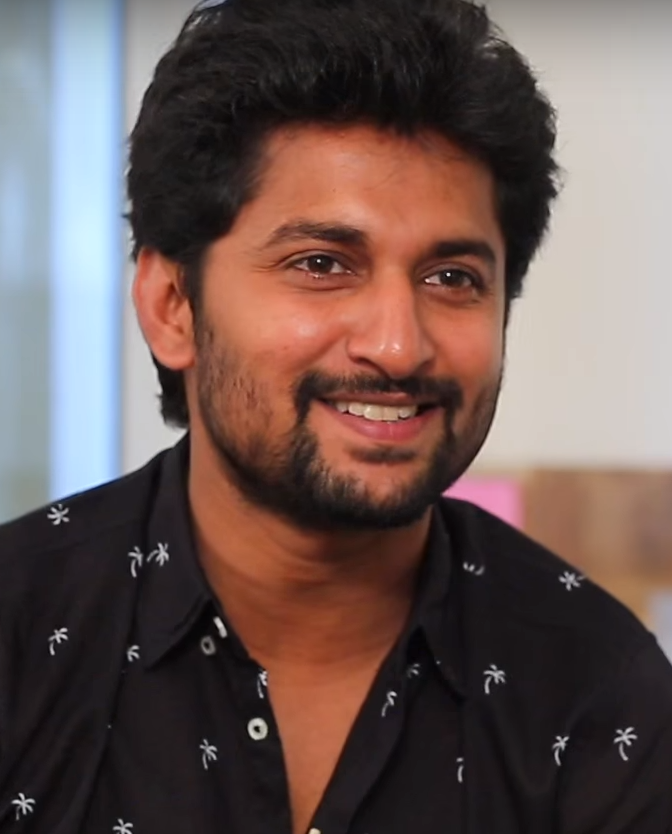
#> input picture lena.png, 672 x 834 px, found by its file name
$ python answer.py
#> lines starting #> are read from the running program, lines starting #| are printed output that depends on the picture; after the words box and inside, x2 and y2 are one past the last pixel; in counts of white or black regions, pixels touching at a corner belong together
import cv2

def nothing(x):
    pass

cv2.namedWindow('image')

cv2.createTrackbar('POS','image',10,400,nothing)
switch = 'ON OFF'
cv2.createTrackbar(switch,'image',0,1,nothing)
#> slider 'ON OFF' is set to 1

while True:

    img = cv2.imread("C:/Users/MY PC/OneDrive/Desktop/Train/Python/Computer Vision/lena.png",1)
#> img is the input picture: shape (834, 672, 3); mean B, G, R 84.5, 88.1, 107
    if cv2.waitKey(1) & 0xFF == 'q':
#> (key Esc is pressed here)
        break

    pos = cv2.getTrackbarPos('POS','image')
    s = cv2.getTrackbarPos(switch,'image')

    font = cv2.FONT_HERSHEY_SIMPLEX
    cv2.putText(img,str(pos),(50,100),font,3,(255,255,255),5,cv2.LINE_AA)
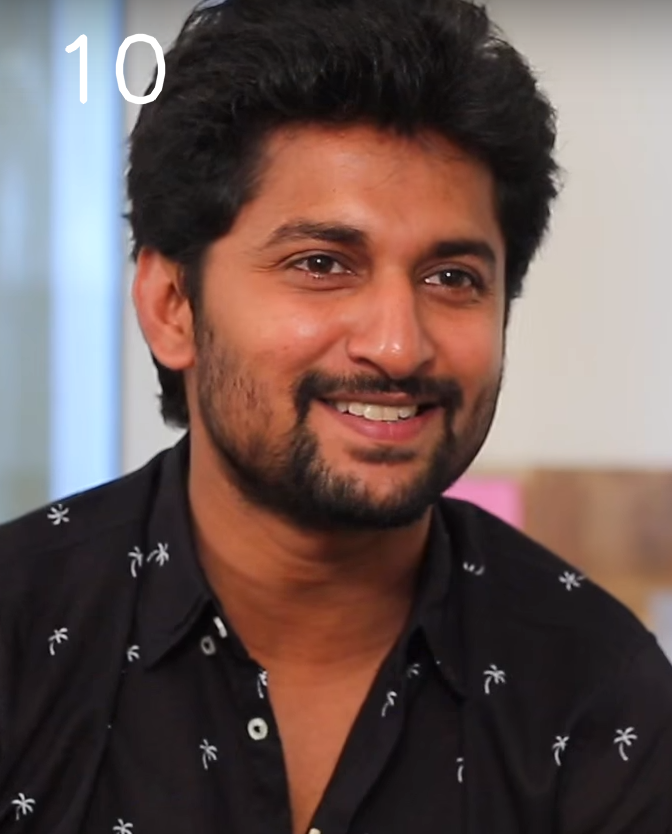
#> img: shape (834, 672, 3); 0.4% of pixels changed, all inside (x1, y1, x2, y2) = (65, 33, 166, 105)

    if s!=0:
        img = cv2.cvtColor(img,cv2.COLOR_BGR2GRAY)
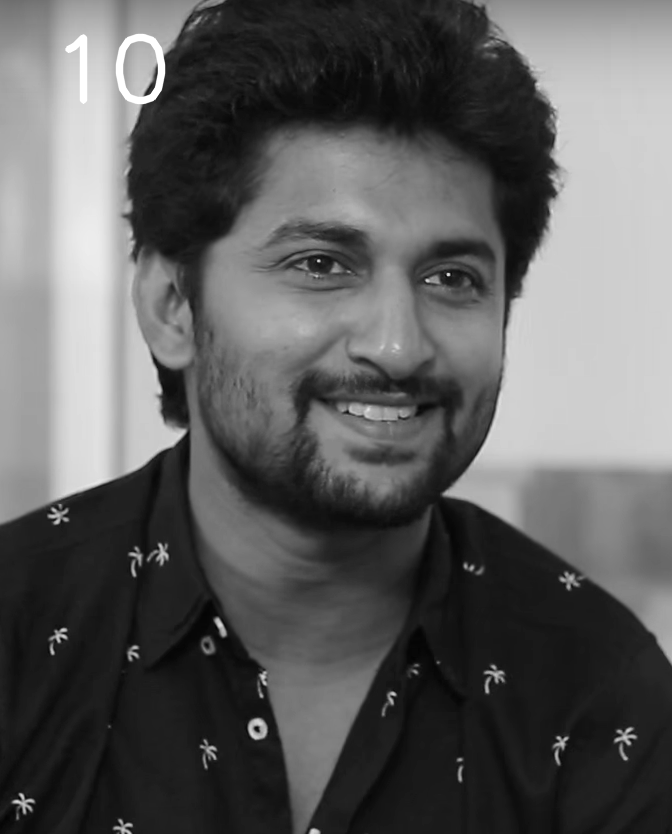
#> img: shape (834, 672); min 1, max 255, mean 93.6

    img = cv2.imshow('image',img)

cv2.destroyAllWindows()

$ run again, with water.png copied over lena.png
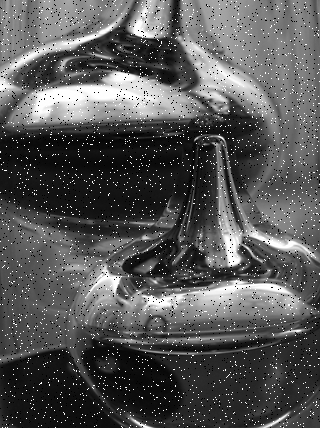
#> input picture water.png, 320 x 428 px, found by its file name
#> img is the input picture: shape (428, 320, 3); min 0, max 255, mean 86.8
#> `cv2.putText(img,str(pos),(50,100),font,3,(255,255,255),5,cv2.LINE_AA)`:
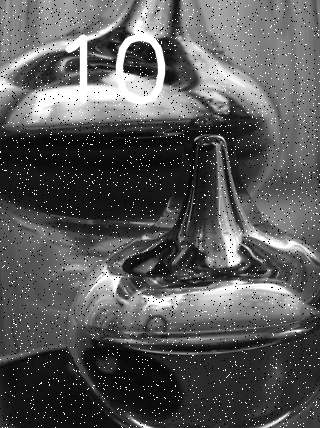
#> img: shape (428, 320, 3); 1.53% of pixels changed, all inside (x1, y1, x2, y2) = (65, 34, 166, 105)
